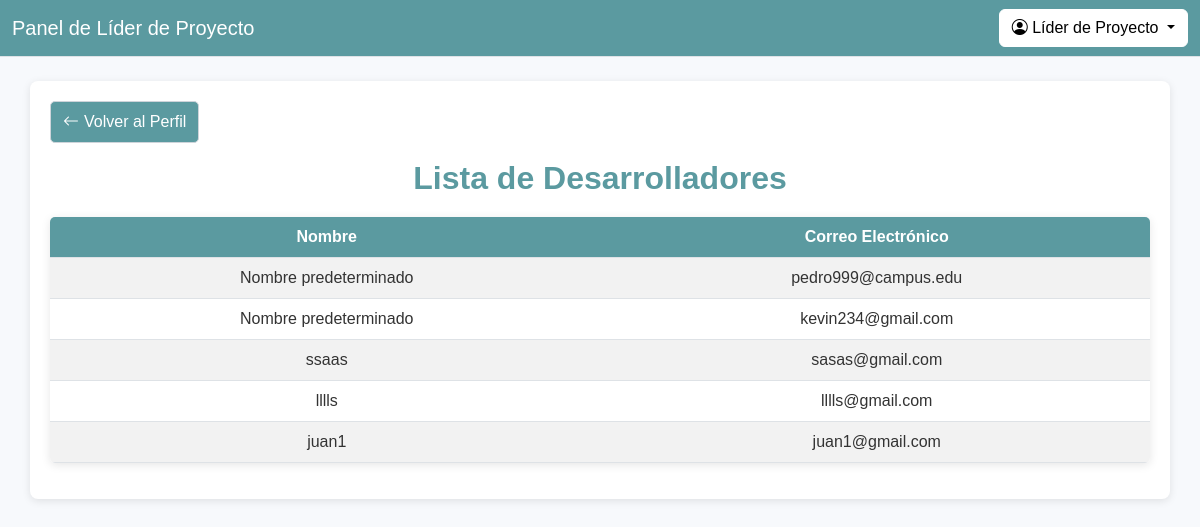
/listar_desarrolladores/, run on the app's committed database.
### project/models.py (models this page shows, shortened)
class Desarrollador(models.Model):
    id = models.AutoField(primary_key=True)
    usuario = models.OneToOneField(Usuario, on_delete=models.CASCADE)

class Usuario(models.Model):
    ADMINISTRADOR = 'Administrador'
    LIDER_PROYECTO = 'Líder de Proyecto'
    DESARROLLADOR = 'Desarrollador'
    ROLES = [
        (ADMINISTRADOR, 'Administrador'),
        (LIDER_PROYECTO, 'Líder de Proyecto'),
        (DESARROLLADOR, 'Desarrollador'),
    ]
    id = models.AutoField(primary_key=True)
    nombre = models.CharField(max_length=100, default="Nombre predeterminado")
    correo_electronico = models.EmailField(unique=True)
    contrasena = models.CharField(max_length=255)
    rol = models.CharField(max_length=50, choices=ROLES, default=DESARROLLADOR)

### project/views.py (the view)
# urls.py: path('listar_desarrolladores/', views.listar_desarrolladores, name='listar_desarrolladores'),
def listar_desarrolladores(request):
    desarrolladores = Desarrollador.objects.all()
    return render(request, 'listar_desarrolladores.html', {'desarrolladores': desarrolladores})

### project/templates/listar_desarrolladores.html (shortened to what this page needs)
{% load static %}
<!DOCTYPE html>
<html lang="es">
<head>
    <link href="https://cdn.jsdelivr.net/npm/bootstrap@5.3.3/dist/css/bootstrap.min.css" rel="stylesheet">
    <link href="https://cdn.jsdelivr.net/npm/bootstrap-icons/font/bootstrap-icons.css" rel="stylesheet">
    <link href="{% static 'css/listar_desarrolladores.css' %}" rel="stylesheet">
</head>
<body>
     <nav class="navbar navbar-expand-lg navbar-light bg-light border-bottom">
        <div class="container-fluid">
            <span class="navbar-brand">Panel de Líder de Proyecto</span>
            <div class="dropdown ms-auto">
                <button class="btn btn-secondary dropdown-toggle" type="button" id="perfilMenu" data-bs-toggle="dropdown" aria-expanded="false">
                    <i class="bi bi-person-circle"></i> Líder de Proyecto
                </button>
            </div>
        </div>
    </nav>
    <div class="container mt-4">
        <a href=""
            class="flecha-regresar mb-3" >
                <i class="bi bi-arrow-left"></i> Volver al Perfil
        </a>
        <h2 class="text-center">Lista de Desarrolladores</h2>
        <table class="table table-striped table-hover">
            <thead>
                <tr>
                    <th scope="col">Nombre</th>
                    <th scope="col">Correo Electrónico</th>
                </tr>
            </thead>
            <tbody>
                {% for desarrollador in desarrolladores %}
                    <tr>
                        <td>{{ desarrollador.usuario.nombre }}</td>
                        <td>{{ desarrollador.usuario.correo_electronico }}</td>
                    </tr>
                {% endfor %}
            </tbody>
        </table>
    </div>
</body>
</html>

### project/static/css/listar_desarrolladores.css (style rules this page uses)
body { background-color: #f7f9fc; font-family: 'Arial', sans-serif; }
.container { background-color: #ffffff; border-radius: 8px; padding: 20px; box-shadow: 0 2px 8px rgba(0, 0, 0, 0.1); }
.navbar { background-color: #5b9aa0 !important; }
.navbar-brand { color: white !important; }
button#perfilMenu { color: black !important;; background-color: #ffffff; border-color: #ffffff; }
h2 { color: #5b9aa0; font-weight: bold; margin-bottom: 20px; text-align: center; }
.table { background-color: white; border-radius: 5px; overflow: hidden; box-shadow: 0 2px 10px rgba(0, 0, 0, 0.1); }
.table th { background-color: #5b9aa0; color: white; text-align: center; }
.table td { text-align: center; color: #333; }
.flecha-regresar { display: inline-flex; align-items: center; background-color: #5b9aa0; border: 1px solid #ced4da; color: #ffffff; text-decoration: none; padding: 8px 12px; border-radius: 5px; transition: background-color 0.2s, color 0.2s; }
.flecha-regresar i { margin-right: 5px; }

### data on the page
Desarrollador: usuario.nombre "Nombre predeterminado", usuario.correo_electronico "pedro999@campus.edu"
Desarrollador: usuario.nombre "Nombre predeterminado", usuario.correo_electronico "kevin234@gmail.com"
Desarrollador: usuario.nombre "ssaas", usuario.correo_electronico "sasas@gmail.com"
Desarrollador: usuario.nombre "lllls", usuario.correo_electronico "lllls@gmail.com"
Desarrollador: usuario.nombre "juan1", usuario.correo_electronico "juan1@gmail.com"
